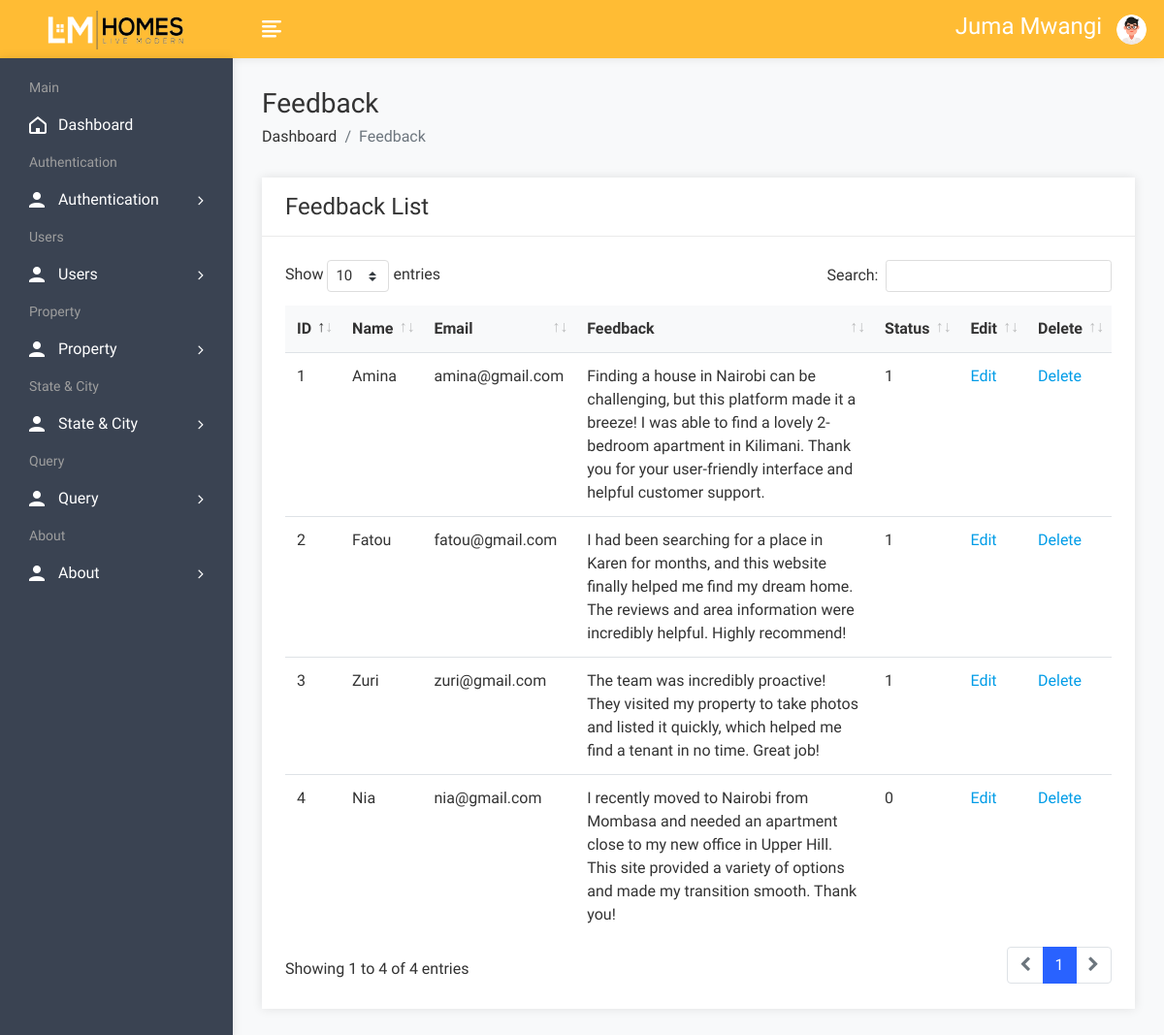
Page /admin/feedbackview.php (signed in) on the committed database.
### tables this page shows
CREATE TABLE `feedback` (
  `fid` int(50) NOT NULL,
  `uid` int(50) NOT NULL,
  `fdescription` varchar(300) NOT NULL,
  `status` int(1) NOT NULL,
  `date` date NOT NULL DEFAULT current_timestamp()
);

CREATE TABLE `user` (
  `uid` int(50) NOT NULL,
  `uname` varchar(100) NOT NULL,
  `uemail` varchar(100) NOT NULL,
  `uphone` varchar(20) NOT NULL,
  `upass` varchar(50) NOT NULL,
  `utype` varchar(50) NOT NULL,
  `uimage` varchar(300) NOT NULL
);

### admin/feedbackview.php (the view, shortened to what this page needs)
<!DOCTYPE html>
<html lang="en">
<head>
        <link rel="stylesheet" href="assets/css/bootstrap.min.css">
        <link rel="stylesheet" href="assets/css/font-awesome.min.css">
        <link rel="stylesheet" href="assets/css/feathericon.min.css">
		<link rel="stylesheet" href="assets/plugins/datatables/dataTables.bootstrap4.min.css">
		<link rel="stylesheet" href="assets/plugins/datatables/responsive.bootstrap4.min.css">
		<link rel="stylesheet" href="assets/plugins/datatables/select.bootstrap4.min.css">
		<link rel="stylesheet" href="assets/plugins/datatables/buttons.bootstrap4.min.css">
        <link rel="stylesheet" href="assets/css/style.css">
    </head>
    <body>
				<?php include("header.php"); ?>
            <div class="page-wrapper">
                <div class="content container-fluid">
					<div class="page-header">
						<div class="row">
							<div class="col">
								<h3 class="page-title">Feedback</h3>
								<ul class="breadcrumb">
									<li class="breadcrumb-item"><a href="dashboard.php">Dashboard</a></li>
									<li class="breadcrumb-item active">Feedback</li>
								</ul>
							</div>
						</div>
					</div>
					<div class="row">
						<div class="col-sm-12">
							<div class="card">
								<div class="card-header">
									<h4 class="card-title">Feedback List</h4>
								</div>
								<div class="card-body">
									<table id="basic-datatable" class="table">
                                            <thead>
                                                <tr>
                                                    <th>ID</th>
                                                    <th>Name</th>
                                                    <th>Email</th>
                                                    <th>Feedback</th>
													<th>Status</th>
                                                    <th>Edit</th>
                                                    <th>Delete</th>
                                                </tr>
                                            </thead>
                                            <tbody>
											<?php
												$query=mysqli_query($con,"select feedback.*, user.* from feedback,user where feedback.uid=user.uid");
												$cnt=1;
												while($row=mysqli_fetch_array($query))
													{
											?>
                                                <tr>
                                                    <td><?php echo $cnt; ?></td>
                                                    <td><?php echo $row['uname']; ?></td>
                                                    <td><?php echo $row['uemail']; ?></td>
                                                    <td><?php echo $row['2']; ?></td>
                                                    <td><?php echo $row['3']; ?></td>
													<td><a href="feedbackedit.php?id=<?php echo $row['0']; ?>">Edit</a></td>
                                                    <td><a href="feedbackdelete.php?id=<?php echo $row['0']; ?>">Delete</a></td>
                                                </tr>
                                                <?php
												$cnt=$cnt+1;
												}
												?>
                                            </tbody>
                                        </table>
								</div>
							</div>
						</div>
					</div>
				</div>
			</div>
    </body>
</html>

### rows in the picture
feedback: uid.uname "Amina", uid.uemail "amina@gmail.com", fdescription "Finding a house in Nairobi can be challenging, but this platform made it a breeze! I was able to find a lovely 2-bedroom apartment in Kilimani. Thank you for your user-friendly interface and helpful customer support.", status "1"
feedback: uid.uname "Fatou", uid.uemail "fatou@gmail.com", fdescription "I had been searching for a place in Karen for months, and this website finally helped me find my dream home. The reviews and area information were incredibly helpful. Highly recommend!", status "1"
feedback: uid.uname "Zuri", uid.uemail "zuri@gmail.com", fdescription "The team was incredibly proactive! They visited my property to take photos and listed it quickly, which helped me find a tenant in no time. Great job!", status "1"
feedback: uid.uname "Nia", uid.uemail "nia@gmail.com", fdescription "I recently moved to Nairobi from Mombasa and needed an apartment close to my new office in Upper Hill. This site provided a variety of options and made my transition smooth. Thank you!", status "0"

### other values in the picture
$_SESSION['auser'] "Juma Mwangi"
